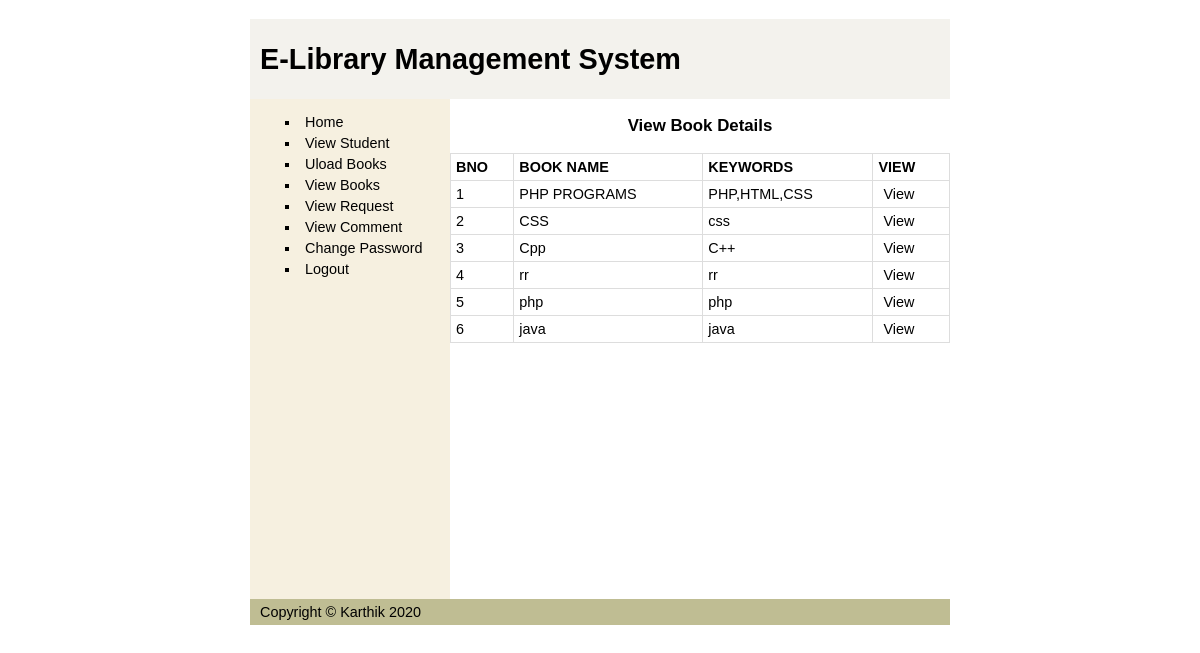
/view_books.php (signed in), run on the app's committed database.
### tables this page shows
CREATE TABLE `book` (
  `BID` int(11) NOT NULL,
  `BTITLE` varchar(150) NOT NULL,
  `KEYWORDS` varchar(150) NOT NULL,
  `FILE` varchar(150) NOT NULL
);

### view_books.php (the view, shortened to what this page needs)
<?php
include "database.php";
?>
<!DOCTYPE html>
<html>
	<head>
	<link rel="stylesheet" type="text/css" href="css/style.css">
	</head>
	<body>
	<div id="container">
		<div id="header">
		<h1>E-Library Management System</h1>
		</div>
		<div id="wrapper">
			<h3 id="heading">View Book Details</h3>
			<?php
			$sql="SELECT * FROM book";
			$res=$db->query($sql);
			if($res->num_rows>0)
			{
				echo "<table>
					<tr>
						<th>BNO</th>
						<th>BOOK NAME</th>
						<th>KEYWORDS</th>
						<th>VIEW</th>
					</tr>
				";
				$i=0;
				while($row=$res->fetch_assoc())
				{
					$i++;
					echo "<tr>";
					echo "<td>{$i}</td>";
					echo "<td>{$row["BTITLE"]}</td>";
					echo "<td>{$row["KEYWORDS"]}</td>";
					echo "<td><a href='{$row["FILE"]}' target='_blank'>View</a></td>";
					echo "</tr>";
				}
				echo "</table>";
			}
			else
			{
				echo "<p class='error'>No BOOKs Records Found</p>";
			}
			?>
		</div>
		<div id="navi">
			<?php
			include "adminSidebar.php";
			?>
		</div>
		<div id="footer">
		<p>Copyright &copy; Karthik 2020</p>
		</div>
	</div>
	</body>
</html>

### adminSidebar.php
<ul>
			<li><a href="ahome.php">Home </a></li>
			<li><a href="view_student.php">View Student</a></li>
			<li><a href="upload_books.php">Uload Books</a></li>
			<li><a href="view_books.php">View Books</a></li>
			<li><a href="view_req.php">View Request</a></li>
			<li><a href="view_comm.php">View Comment</a></li>
			<li><a href="achangePass.php">Change Password </a></li>
			<li><a href="logout.php">Logout </a></li>
			</ul>

### css/style.css (style rules this page uses)
html,body { margin:0; padding:0; }
body { font:90% calibri,sans-serif; text-align:center; }
div#header { background:#F3F2ED; }
div#header h1 { height:80px; line-height:80px; margin:0; padding-left:10px; }
div#container { height:auto; width:700px; margin:0 auto; text-align:left; }
div#wrapper { float:right; width:500px; }
div#navi { float:left; height:500px; width:200px; background:#F6F0E0; }
div#navi ul { margin-left:10px; list-style-type:square; }
div#navi li { margin-bottom:5px; }
div#footer { clear:both; width:100%; background:#BFBD93; }
div#footer p { margin:0; padding:5px 10px; }
a { padding:5px; text-decoration:none; color:#000000; }
p { margin:0 10px 10px; }
#heading { text-align:center; }
table { width:100%; border-collapse:collapse; }
table td,table th { border:1px solid #ddd; padding:5px; }

### data on the page
book: BTITLE "PHP PROGRAMS", KEYWORDS "PHP,HTML,CSS"
book: BTITLE "CSS", KEYWORDS "css"
book: BTITLE "Cpp", KEYWORDS "C++"
book: BTITLE "rr", KEYWORDS "rr"
book: BTITLE "php", KEYWORDS "php"
book: BTITLE "java", KEYWORDS "java"
